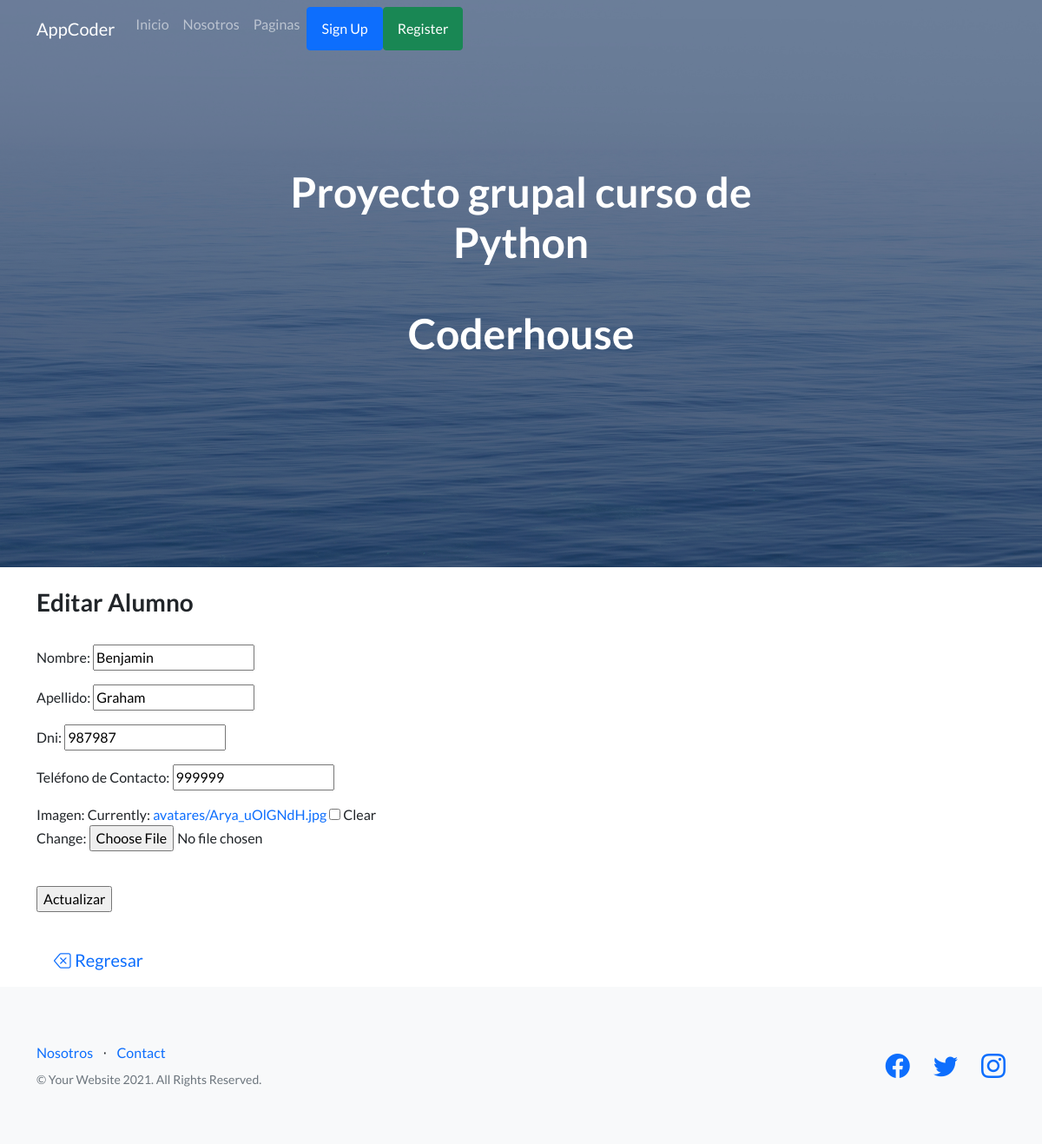
/AppCoder/actualizaAlumno/1/, run on the app's committed database.
### AppCoder/models.py (models this page shows, shortened)
class Alumno(models.Model):
    provincias = [
        ('Buenos Aires','Buenos Aires'),
        ('Catamarca','Catamarca'),
        ('Chaco', 'Chaco'),
        ('Chubut', 'Chubut'),
        ('Córdoba', 'Córdoba'),
        ('Corrientes','Corrientes') ,
        ('Entre Ríos', 'Entre Ríos'),
        ('Formosa', 'Formosa'),
        ('Jujuy', 'Jujuy'),
        ('La Pampa', 'La Pampa'),
        ('La Rioja', 'La Rioja'),
        ('Mendoza', 'Mendoza'),
        ('Misiones', 'Misiones'),
        ('Neuquén', 'Neuquén'),
        ('Río Negro', 'Río Negro'),
        ('Salta', 'Salta'),
        ('San Juan', 'San Juan'),
        ('Santa Cruz', 'Santa Cruz'),
        ('Santa Fe', 'Santa Fe'),
        ('Santiago del Estero', 'Santiago del Estero'),
        ('Tierra del Fuego', 'Tierra del Fuego'),
        ('Tucumán', 'Tucumán')
        ]
    nombre = models.CharField("nombre", max_length=50)
    apellido = models.CharField("apellido", max_length=50)
    dni = models.IntegerField(null=True)
    telefono_contacto = models.IntegerField('teléfono de Contacto', null=True, blank=True)
    imagen = models.ImageField(upload_to= 'avatares', null=True, blank=True)

### AppCoder/views.py (the view)
# urls.py: path("actualizaAlumno/<pk>/", views.AlumnoUpdate.as_view(), name="EditAlumno"),
class AlumnoUpdate(UpdateView):
    model= Alumno
    success_url= "/AppCoder/listaAlumno"
    fields= ["nombre", "apellido", "dni", 'telefono_contacto', "imagen"]
    template_name= "AppCoder/AlumnoUpdate.html"

### AppCoder/Templates/AppCoder/AlumnoUpdate.html (shortened to what this page needs)
{% extends 'AppCoder/Padre.html' %}
{% load static %}
{% block contenidoQueCambia %}
<h3>Editar Alumno</h3>
<br>
<form class="FormAlumno" action="" method="POST" enctype="multipart/form-data">{% csrf_token %}
    <table>
    {{form.as_p}}
    </table>
    <br>
    <input type="submit" value="Actualizar">
</form>
<br>
    <a style="text-decoration:none" href="{% url 'VistaAlumno' %}" class="bt bi-backspace btn-lg"> Regresar </a>
{% endblock contenidoQueCambia %}

### data on the page
Alumno: nombre "Benjamin", apellido "Graham", dni "987987", telefono_contacto "999999"
